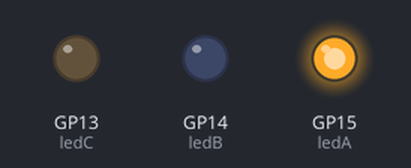
A program run on a simulated Raspberry Pi Pico running MicroPython. Shown: output pins drawn as LEDs (lit = HIGH).

Above: at 0.2 s.
At 0.7 s:
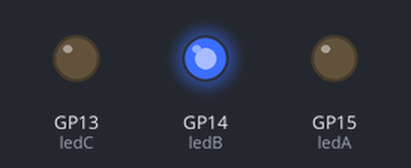
At 2.7 s:
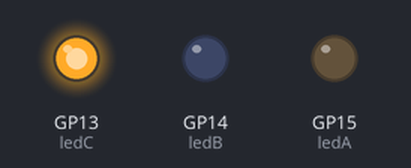
Timing chart, 0 to 3.5 s (numbered marks = the images above):
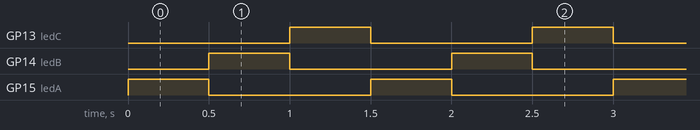

Measured:
- by itself, GP13 (ledC), GP14 (ledB), GP15 (ledA): alternates HIGH for 0.50 s and LOW for 1.0 s
- by itself, everything shown: repeats every 1.5 s, in 3 steps

The program:

led-chase.py
```python
from machine import Pin
from utime import sleep

#create a variable for each LED
#assign each LED a different Pin number and designate it as output
ledA = Pin(15, Pin.OUT)
ledB = Pin(14, Pin.OUT)
ledC = Pin(13, Pin.OUT)

myDelay = 0.5 # myDelay is half of a second

while True:
    #turn on ledA and wait half a second
    ledA.value(1)
    sleep(myDelay)
    ledA.value(0)
    #turn off ledA then turn on ledB and wait half a second
    ledB.value(1)
    sleep(myDelay)
    ledB.value(0)
    #turn off ledB then turn on ledC for wait a second
    ledC.value(1)
    sleep(myDelay)
    ledC.value(0)
    #turn off ledC and return to the beginning of the loop
```
